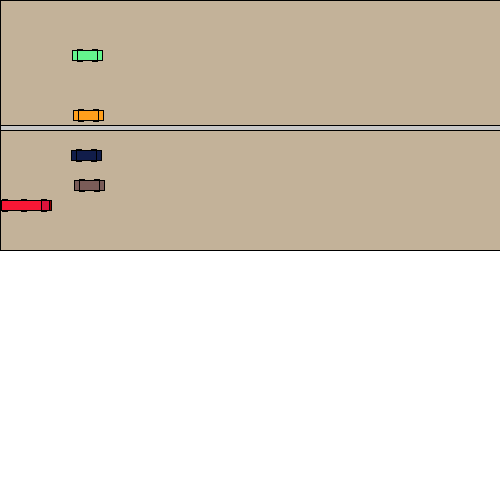
Frame 1 (no input)
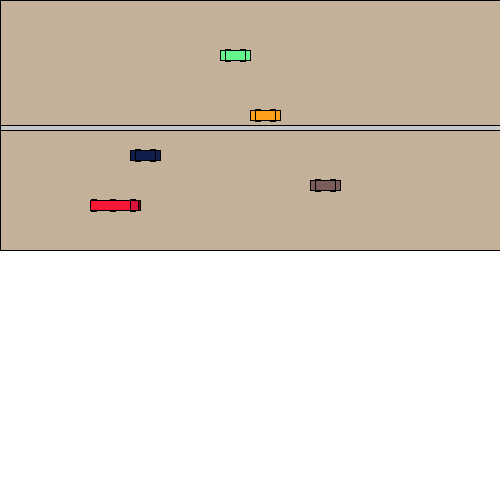
Frame 60 (the mouse pressed at the canvas centre just before this capture)
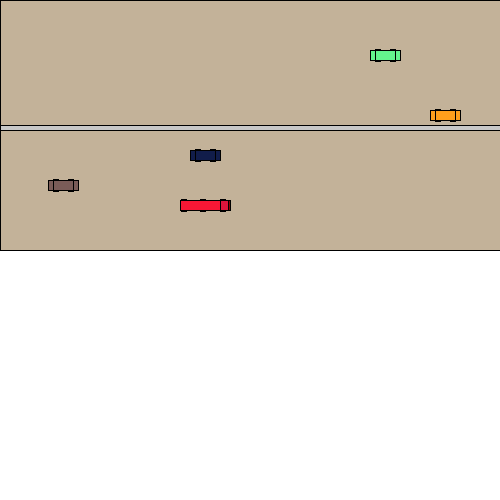
Frame 120 (the mouse held since frame 60 and released just before this capture)

The Processing sketch that drew these frames (run headless with seeded random() and noise(); from frame 60 on, the mouse is pressed at the canvas centre):

// Processing sketch: class_car
// ── class_car.pde
class car{
color c = color(0);
float x = 70;
float y = 100;
float speed = 1;

car(float y_in){
  y = y_in;
}

void move(float fast) {
  speed = fast;
  x = x + speed;
  if (x>width) {
    x = 0;
  }
   if (x == -30) {
    x = 500;
  }
  }
 void display(){
 rect(x,y,30,10);
 rect(x+5,y,20,10);
 
 }
}

// ── class_truck.pde
class truck{
color c = color(0);
float x = 0;
float y = 100;
float speed = 1;

truck(float y_in){
  y = y_in;
}

void move(float fast) {
  speed = fast;
  x = x + speed;
  if (x>width+30) {
    x = 0;
  }
   if (x == -30) {
    x = 0;
  }
  }
 void display(){
 rect(x,y,40,10);
 fill(220,20,60);
 rect(x+40,y,8,10);
 fill(139,0,0);
 rect(x+48,y,2,10);
 
   rect(x+40,y-1,5,1);
   rect(x+20,y-1,5,1);
   rect(x+1,y-1,5,1);
   rect(x+40,y+10,5,1);
   rect(x+20,y+10,5,1);
   rect(x+1,y+10,5,1);
 }
}

// ── class_wheels.pde
class wheel{
float x = 0;
float y = 100;
float speed = 1;

wheel(float yc, float xc, float nren, float nrto){
  y=yc;
  x=xc;
  nren=0;
  nrto=0;
}
void moveWheel(float fast) {
  speed = fast;
  x = x + speed;
  if (x>width) {
    x = 0;
  }
  if (x == -30) {
    x = 500;
  }
  }
  void showWheels(){
    
   fill(0);
   rect(x+20,y-1,5,1);
   rect(x+5,y-1,5,1);
   rect(x+20,y+10,5,1);
   rect(x+5,y+10,5,1);
}
}

// ── object_class.pde
truck lastbil1;
car bil1;
car bil2;
car bil3;
car bil4;
wheel hjul1;
wheel hjul2;
wheel hjul3;
wheel hjul4;

public void settings() {
  size (500,500);
}
void setup() {
  lastbil1 = new truck(200);
  bil1 = new car(110);
  bil2 = new car(150);
  bil3 = new car(180);
  bil4 = new car(50);
  hjul1 = new wheel(110,70,5,1);
  hjul2 = new wheel(150,70,5,1);  
  hjul3 = new wheel(180,70,5,1);
  hjul4 = new wheel(50,70,5,1);
 
  
}

void draw() {
  background(255);
  fill(195,178,153);
  rect(0,0,500,250);
  fill(200);
  rect(0,125,500,5);
  
  lastbil1.move(1.5);
  fill (247,23,53);
  lastbil1.display();
  
  bil1.move(3);
  fill(255,159,28);
  bil1.display();
  
  bil2.move(1);
  fill(17,29,74);
  bil2.display();
  
  bil3.move(4);
  fill(122,92,88);
  bil3.display();
  
  bil4.move(2.5);
  fill(100,245,141);
  bil4.display();
  
  hjul1.moveWheel(3);
  hjul1.showWheels();
  
  hjul2.moveWheel(1);
  hjul2.showWheels();
  
  hjul3.moveWheel(4);
  hjul3.showWheels();
  
  hjul4.moveWheel(2.5);
  hjul4.showWheels();
  
  
}
